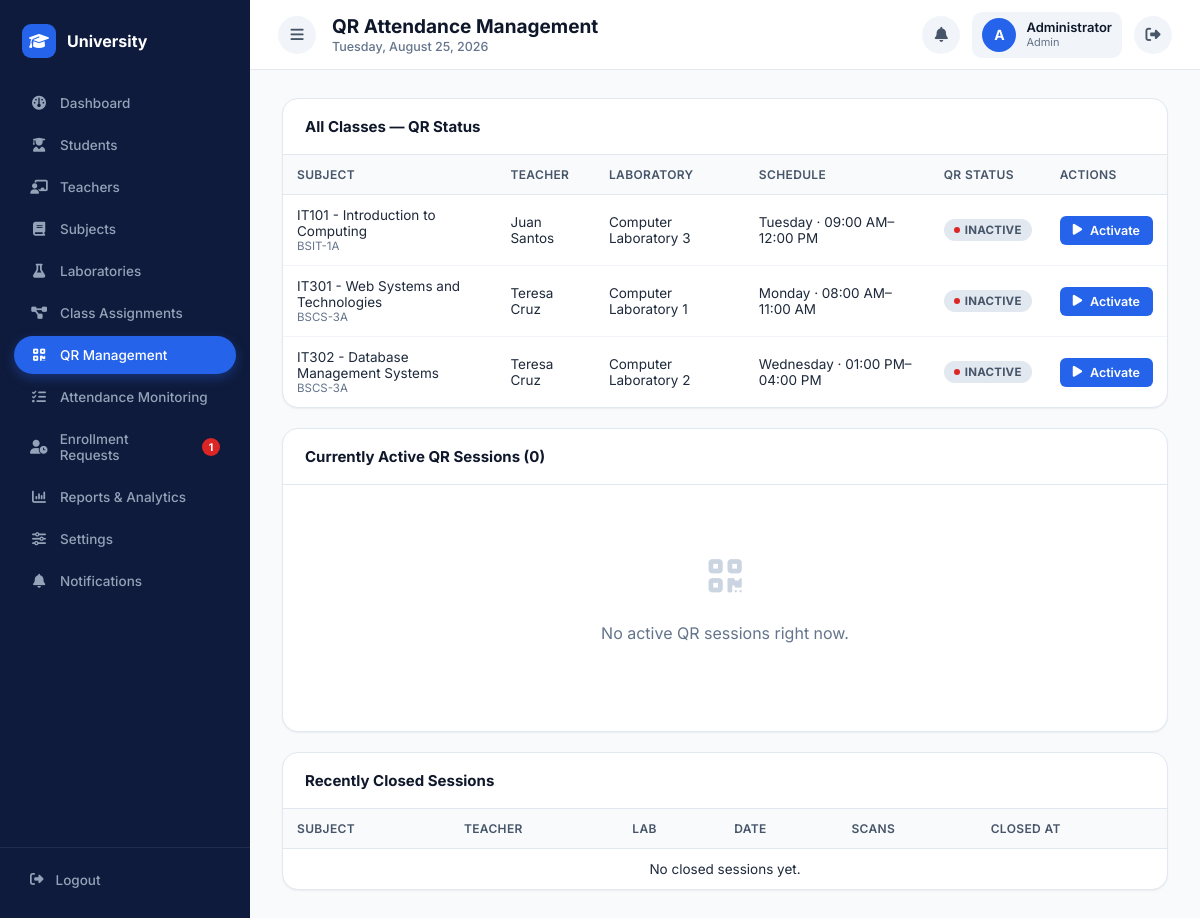
The page /admin/qr_management.php (signed in) on the database its author committed.
### tables this page shows
CREATE TABLE teacher_subjects (
    teacher_subject_id INT AUTO_INCREMENT PRIMARY KEY,
    teacher_id INT NOT NULL,
    subject_id INT NOT NULL,
    program_id INT NULL,
    year_level TINYINT NULL,
    lab_id INT NOT NULL,
    section VARCHAR(50) NOT NULL,
    max_students INT NOT NULL DEFAULT 40,
    schedule_day VARCHAR(30) NOT NULL,        
    start_time TIME NOT NULL,
    end_time TIME NOT NULL,
    school_year VARCHAR(20) DEFAULT '2025-2026',
    semester ENUM('1st','2nd','Summer') DEFAULT '1st',
    status ENUM('active','inactive') DEFAULT 'active',
    created_at TIMESTAMP DEFAULT CURRENT_TIMESTAMP,
    FOREIGN KEY (teacher_id) REFERENCES teachers(teacher_id) ON DELETE CASCADE,
    FOREIGN KEY (subject_id) REFERENCES subjects(subject_id) ON DELETE CASCADE,
    FOREIGN KEY (program_id) REFERENCES programs(program_id) ON DELETE SET NULL,
    FOREIGN KEY (lab_id) REFERENCES laboratories(lab_id) ON DELETE CASCADE,
    INDEX idx_teacher (teacher_id),
    INDEX idx_subject (subject_id)
);

CREATE TABLE subjects (
    subject_id INT AUTO_INCREMENT PRIMARY KEY,
    subject_code VARCHAR(20) NOT NULL UNIQUE,
    subject_name VARCHAR(150) NOT NULL,
    units DECIMAL(3,1) DEFAULT 3.0,
    status ENUM('active','inactive') DEFAULT 'active'
);

CREATE TABLE teachers (
    teacher_id INT AUTO_INCREMENT PRIMARY KEY,
    user_id INT NOT NULL,
    employee_number VARCHAR(30) NOT NULL UNIQUE,
    full_name VARCHAR(150) NOT NULL,
    department VARCHAR(100),
    contact_number VARCHAR(20),
    photo VARCHAR(255) DEFAULT NULL,
    created_at TIMESTAMP DEFAULT CURRENT_TIMESTAMP,
    FOREIGN KEY (user_id) REFERENCES users(user_id) ON DELETE CASCADE
);

CREATE TABLE laboratories (
    lab_id INT AUTO_INCREMENT PRIMARY KEY,
    lab_name VARCHAR(100) NOT NULL,
    lab_code VARCHAR(20) NOT NULL UNIQUE,
    location VARCHAR(150),
    latitude DECIMAL(10,7) NULL,
    longitude DECIMAL(10,7) NULL,
    allowed_radius_meters INT NOT NULL DEFAULT 50,
    capacity INT DEFAULT 40,
    status ENUM('active','inactive') DEFAULT 'active'
);

### includes/functions.php (called while the page is built, shortened)
<?php
function e($value) {
    return htmlspecialchars($value ?? '', ENT_QUOTES, 'UTF-8');
}
function format_time($time) {
    return date('h:i A', strtotime($time));
}

### admin/qr_management.php (the view, shortened to what this page needs)
<?php
require_once __DIR__ . '/../includes/auth.php';
$classes = $pdo->query('
    SELECT ts.teacher_subject_id, ts.section, ts.schedule_day, ts.start_time, ts.end_time,
        sub.subject_code, sub.subject_name, t.full_name AS teacher_name, lab.lab_name, lab.allowed_radius_meters,
        lab.latitude, lab.longitude,
        s.session_id, s.is_active, s.created_by_role, s.session_end, s.allowed_radius_meters AS session_radius
    FROM teacher_subjects ts
    JOIN subjects sub ON sub.subject_id = ts.subject_id
    JOIN teachers t ON t.teacher_id = ts.teacher_id
    JOIN laboratories lab ON lab.lab_id = ts.lab_id
    LEFT JOIN attendance_sessions s ON s.teacher_subject_id = ts.teacher_subject_id
        AND s.session_date = CURDATE() AND s.is_active = 1
    WHERE ts.status = "active"
    ORDER BY sub.subject_code
')->fetchAll();
$activeSessions = $pdo->query('
    SELECT s.*, t.full_name AS teacher_name, sub.subject_name, sub.subject_code, lab.lab_name
    FROM attendance_sessions s
    JOIN teacher_subjects ts ON ts.teacher_subject_id = s.teacher_subject_id
    JOIN teachers t ON t.teacher_id = ts.teacher_id
    JOIN subjects sub ON sub.subject_id = ts.subject_id
    JOIN laboratories lab ON lab.lab_id = ts.lab_id
    WHERE s.is_active = 1
    ORDER BY s.created_at DESC
')->fetchAll();
$recentSessions = $pdo->query('
    SELECT s.*, t.full_name AS teacher_name, sub.subject_name, lab.lab_name,
        (SELECT COUNT(*) FROM attendance_records ar WHERE ar.session_id = s.session_id) AS scans
    FROM attendance_sessions s
    JOIN teacher_subjects ts ON ts.teacher_subject_id = s.teacher_subject_id
    JOIN teachers t ON t.teacher_id = ts.teacher_id
    JOIN subjects sub ON sub.subject_id = ts.subject_id
    JOIN laboratories lab ON lab.lab_id = ts.lab_id
    WHERE s.is_active = 0
    ORDER BY s.deactivated_at DESC LIMIT 10
')->fetchAll();
require_once __DIR__ . '/../includes/header.php';
?>
<div class="card">
    <div class="card-header"><h3>All Classes — QR Status</h3></div>
    <div class="table-wrapper">
        <table class="data-table">
            <thead><tr><th>Subject</th><th>Teacher</th><th>Laboratory</th><th>Schedule</th><th>QR Status</th><th>Actions</th></tr></thead>
            <tbody>
            <?php if (empty($classes)): ?>
                <tr><td colspan="6" class="text-center text-muted">No active class assignments yet.</td></tr>
            <?php else: foreach ($classes as $c): $hasCoords = $c['latitude'] !== null && $c['longitude'] !== null; ?>
                <tr>
                    <td><?php echo e($c['subject_code'] . ' - ' . $c['subject_name']); ?><div class="text-muted" style="font-size:11.5px"><?php echo e($c['section']); ?></div></td>
                    <td><?php echo e($c['teacher_name']); ?></td>
                    <td><?php echo e($c['lab_name']); ?><?php if (!$hasCoords): ?><div style="font-size:11px;color:var(--red-600)"><i class="fa-solid fa-triangle-exclamation"></i> No GPS set</div><?php endif; ?></td>
                    <td><?php echo e($c['schedule_day']); ?> · <?php echo format_time($c['start_time']); ?>–<?php echo format_time($c['end_time']); ?></td>
                    <td>
                        <?php if ($c['session_id']): ?>
                            <span class="badge badge-active"><span class="dot dot-green" style="width:6px;height:6px;border-radius:50%"></span> ACTIVE<?php echo $c['created_by_role'] === 'admin' ? ' (Admin)' : ''; ?></span>
                        <?php else: ?>
                            <span class="badge badge-inactive"><span class="dot dot-red" style="width:6px;height:6px;border-radius:50%"></span> INACTIVE</span>
                        <?php endif; ?>
                    </td>
                    <td>
                        <?php if ($c['session_id']): ?>
                            <button class="btn btn-danger btn-sm" onclick="deactivateClass(<?php echo $c['teacher_subject_id']; ?>)"><i class="fa-solid fa-stop"></i> Deactivate</button>
                        <?php else: ?>
                            <button class="btn btn-primary btn-sm" <?php echo $hasCoords ? '' : 'disabled title="Set GPS coordinates for this laboratory first"'; ?> onclick='openActivateModal(<?php echo json_encode($c); ?>)'><i class="fa-solid fa-play"></i> Activate</button>
                        <?php endif; ?>
                    </td>
                </tr>
            <?php endforeach; endif; ?>
            </tbody>
        </table>
    </div>
</div>
<div class="card" style="margin-top:20px">
    <div class="card-header"><h3>Currently Active QR Sessions (<?php echo count($activeSessions); ?>)</h3></div>
    <div class="card-body">
        <?php if (empty($activeSessions)): ?>
            <div class="empty-state"><i class="fa-solid fa-qrcode"></i><p>No active QR sessions right now.</p></div>
        <?php endif; ?>
    </div>
</div>
<div class="card" style="margin-top:20px">
    <div class="card-header"><h3>Recently Closed Sessions</h3></div>
    <div class="table-wrapper">
        <table class="data-table">
            <thead><tr><th>Subject</th><th>Teacher</th><th>Lab</th><th>Date</th><th>Scans</th><th>Closed At</th></tr></thead>
            <tbody>
            <?php if (empty($recentSessions)): ?>
                <tr><td colspan="6" class="text-center text-muted">No closed sessions yet.</td></tr>
            <?php else: foreach ($recentSessions as $s): ?>
                <tr>
                    <td><?php echo e($s['subject_name']); ?></td>
                    <td><?php echo e($s['teacher_name']); ?></td>
                    <td><?php echo e($s['lab_name']); ?></td>
                    <td><?php echo format_date($s['session_date']); ?></td>
                    <td><?php echo (int) $s['scans']; ?></td>
                    <td><?php echo format_datetime($s['deactivated_at']); ?></td>
                </tr>
            <?php endforeach; endif; ?>
            </tbody>
        </table>
    </div>
</div>
<?php require_once __DIR__ . '/../includes/footer.php'; ?>

### assets/css/style.css (style rules this page uses)
:root { --indigo-900:#0f1b3c; --indigo-700:#16224a; --indigo-600:#2563eb; --indigo-500:#3b82f6; --indigo-100:#dbeafe; --indigo-50:#eff6ff; --slate-900:#0f172a; --slate-800:#1e293b; --slate-700:#334155; --slate-600:#475569; --slate-500:#64748b; --slate-300:#cbd5e1; --slate-200:#e2e8f0; --slate-100:#f1f5f9; --slate-50:#f8fafc; --green-600:#16a34a; --green-100:#dcfce7; --amber-600:#d97706; --amber-100:#fef3c7; --red-600:#dc2626; --red-100:#fee2e2; --radius-sm:6px; --radius-md:10px; --radius-lg:16px; --shadow-sm:0 1px 2px rgba(15,23,42,.06); --shadow-md:0 4px 14px rgba(15,23,42,.08); --shadow-lg:0 12px 32px rgba(15,23,42,.14); --sidebar-w:250px; }
*,*::before,*::after { box-sizing:border-box }
html,body { height:100% }
body { margin:0; font-family:'Inter',-apple-system,BlinkMacSystemFont,'Segoe UI',Arial,sans-serif; background:var(--slate-50); color:var(--slate-800); -webkit-font-smoothing:antialiased; }
button { font-family:inherit }
.card { background:#fff;border-radius:var(--radius-lg);border:1px solid var(--slate-200);box-shadow:var(--shadow-sm) }
.card-header { display:flex;align-items:center;justify-content:space-between;padding:18px 22px;border-bottom:1px solid var(--slate-200) }
.card-header h3 { margin:0;font-size:15px;font-weight:700;color:var(--slate-900) }
.card-body { padding:22px }
.btn { display:inline-flex;align-items:center;justify-content:center;gap:8px; padding:10px 18px;border-radius:var(--radius-sm);font-size:14px;font-weight:600; border:1px solid transparent;cursor:pointer;transition:all .15s; }
.btn-primary { background:var(--indigo-600);color:#fff }
.btn-sm { padding:6px 12px;font-size:12.5px }
.table-wrapper { overflow-x:auto }
table.data-table { width:100%;border-collapse:collapse;font-size:13.5px }
.data-table thead th { text-align:left;padding:12px 14px;background:var(--slate-50);color:var(--slate-600); font-weight:600;font-size:12px;text-transform:uppercase;letter-spacing:.03em; border-bottom:1px solid var(--slate-200);white-space:nowrap; }
.data-table tbody td { padding:12px 14px;border-bottom:1px solid var(--slate-100);color:var(--slate-800) }
.data-table tbody tr:last-child td { border-bottom:none }
.badge { display:inline-flex;align-items:center;gap:5px;padding:4px 10px;border-radius:20px;font-size:11.5px;font-weight:700;text-transform:uppercase;letter-spacing:.02em }
.badge-inactive { background:var(--slate-200);color:var(--slate-600) }
.empty-state { text-align:center;padding:50px 20px;color:var(--slate-500) }
.empty-state i { font-size:38px;color:var(--slate-300);margin-bottom:12px }
.text-muted { color:var(--slate-500) }
.text-center { text-align:center }
.dot-red { background:var(--red-600) }

### rows shown on the page
teacher_subjects: subject.subject_name "IT101 - Introduction to Computing", section "BSIT-1A", teacher.full_name "Juan Santos", lab.lab_name "Computer Laboratory 3", schedule_day "Tuesday", start_time "09:00 AM", end_time "12:00 PM"
teacher_subjects: subject.subject_name "IT301 - Web Systems and Technologies", section "BSCS-3A", teacher.full_name "Teresa Cruz", lab.lab_name "Computer Laboratory 1", schedule_day "Monday", start_time "08:00 AM", end_time "11:00 AM"
teacher_subjects: subject.subject_name "IT302 - Database Management Systems", section "BSCS-3A", teacher.full_name "Teresa Cruz", lab.lab_name "Computer Laboratory 2", schedule_day "Wednesday", start_time "01:00 PM", end_time "04:00 PM"

### other values the page prints
$pendingRequestsCount "1"
$pageTitle "QR Attendance Management"
substr($_SESSION['full_name'] ?? 'U', 0, 1) "A"
$_SESSION['full_name'] "Administrator"
$_SESSION['role'] "Admin"
count($activeSessions) "0"
